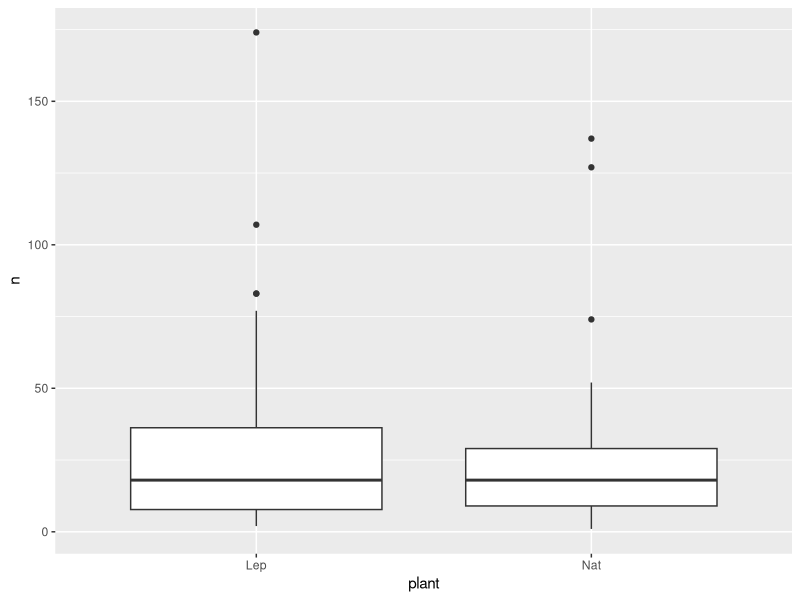
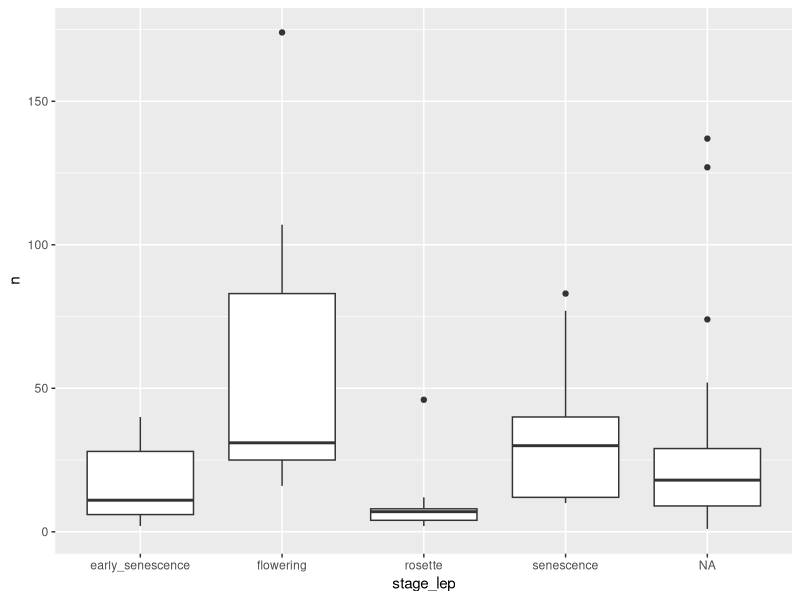
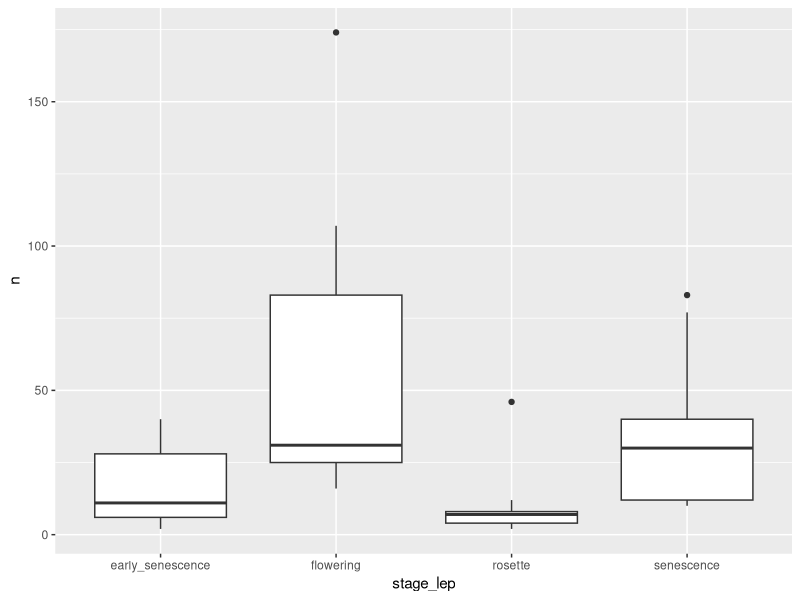
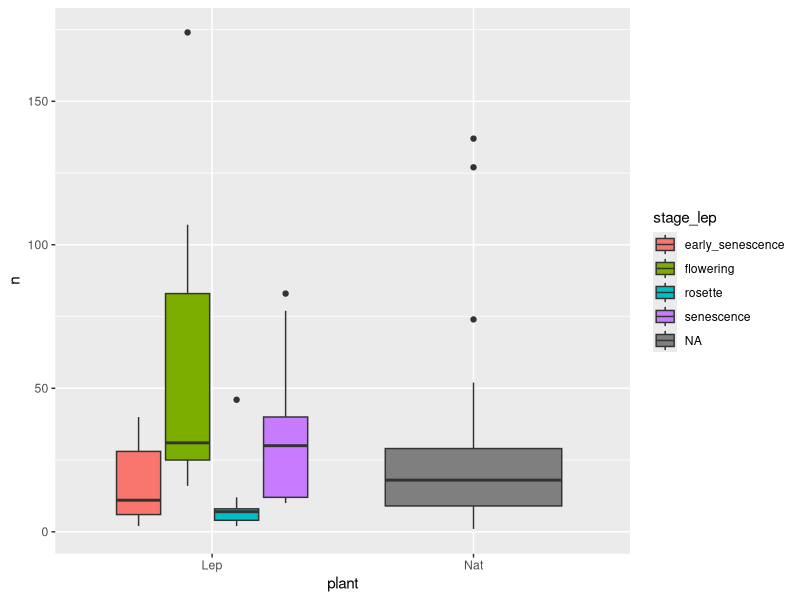

The R source for these figures, in order:
## ---- chunk 1
# set working directory for all chunks in this file (default working directory is wherever Rmd file is)
getwd()
library(tidyverse)
## ---- chunk 2
# Importing data
marsh <- read.csv("marsh.csv",header=TRUE)

# viewing the structure of the data
str(marsh)
head(marsh)
## ---- chunk 3
# visualizing the variables of interest
# filtering by invertebrate type
soil <- filter(marsh,invertebrate=="soil")

# boxplot for abundance across treatment
p1 <- ggplot(soil,aes(x=plant,y=n)) +
  geom_boxplot()
p1
## ---- chunk 4
# Digging deeper and investigating other potential features of L. latifolium that could be contributing to the observed data
# boxplot for abundance across L. latifolium stages
p2 <- ggplot(soil,aes(x=stage_lep,y=n)) +
  geom_boxplot()
p2

# removing NAs from the ggplot 
p3 <- ggplot(drop_na(soil),aes(x=stage_lep,y=n)) +
  geom_boxplot()
p3
## ---- chunk 5
# plotting all variables together
p4 <- ggplot(soil,aes(x=plant,y=n,fill=stage_lep)) +
  geom_boxplot()
p4
## ---- chunk 6
# Estimate the mean soil invertebrate abundance per plot per treatment
# filtering data by invertebrate type and treatment
s_lep <- filter(marsh,
               invertebrate=="soil" & plant=="Lep")

# mean abundance per plot
m_s_lep <- mean(s_lep$n)

m_s_lep

# standard error
se_s_lep <- sd(s_lep$n)/sqrt(36)

se_s_lep
## ---- chunk 7
# creating a dataframe to calculate p-value based on figure 3 in lab manual
Nat_df <- data.frame(MeanSoilInvert=c(11, 12, 13, 14, 15, 16, 17, 18, 19, 20, 21, 22, 23, 24, 25, 26, 27, 28, 29, 30, 31, 32, 33, 34, 35, 36, 37, 38, 39, 40, 41, 42, 43, 44, 45, 46, 47, 48, 49), 
                     p=c(0.0001, 0.0007, 0.0008, 0.0014, 0.0056, 0.0098, 0.0162, 0.0265, 0.0375, 0.0444, 0.0537, 0.0634, 0.0723, 0.0757, 0.0764, 0.0756, 0.0739, 0.0693, 0.0563, 0.0452, 0.0453, 0.0356, 0.0274, 0.0236, 0.0193, 0.0120, 0.0095, 0.0053, 0.0053, 0.0035, 0.0022, 0.0021, 0.0016, 0.0009, 0.0006, 0.0005, 0.0001, 0.0002, 0.0002))
#sum(Nat_df$p)

#filter out values equal to or more extreme than the test statistic of 30.6, rounded up to 31
Nat_df0 <- filter(Nat_df, MeanSoilInvert >= 31)

# because of two tail distribution with a center at 25
Nat_df1 <- filter(Nat_df, MeanSoilInvert <= 19)
 
#combine dataframes with rbind()                 
Nat_df01 <- rbind(Nat_df0, Nat_df1)

#calculate p-value from sums of probabilities
pvalue1 <- sum(Nat_df01$p)
pvalue1
## ---- chunk 8
#filter to create a data frame with the data needed
rosette <- filter(soil, stage_lep == "rosette")

# calculate mean invertebrate abundance per plot
m_rosette <- mean(rosette$n)
m_rosette

sem_rosette <- sd(rosette$n)/sqrt(9)
sem_rosette
## ---- chunk 9
#filter out values equal to or more extreme than the test statistic of 10.5, rounded up to 11
Nat_df2 <- filter(Nat_df, MeanSoilInvert <= 11)

# because of two tail distribution with a center at 25
Nat_df3 <- filter(Nat_df, MeanSoilInvert >= 49)
                  
Nat_df23 <- rbind(Nat_df2, Nat_df3)

#calculate p-value from sums of probabilities
pvalue2 <- sum(Nat_df23$p)
pvalue2
